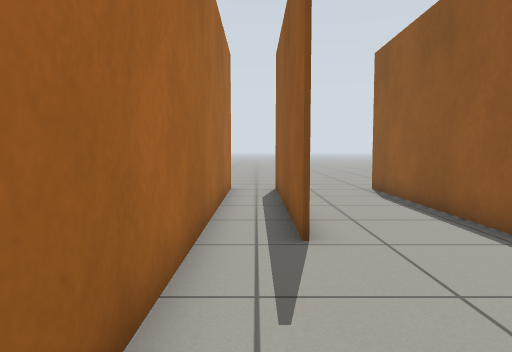
[1] (above)

24 first-person views from a walk through a Gazebo world. The camera is 0.72 m above the floor, tilts 4° down and sees 70° across. The floor is counted in squares, 0.5 m on a side. Each view is taken from the middle of a square. On the plan, view 1 faces up. The plan holds only what a view shows up to about 16 squares ahead; the rest is blank.

[2]
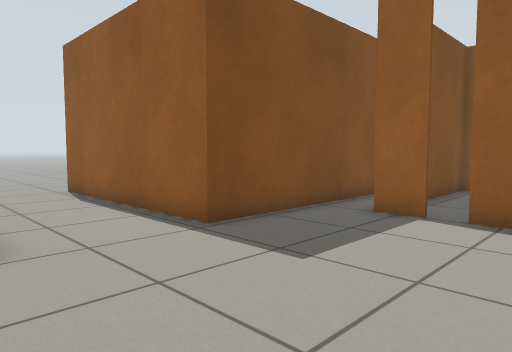

[3]
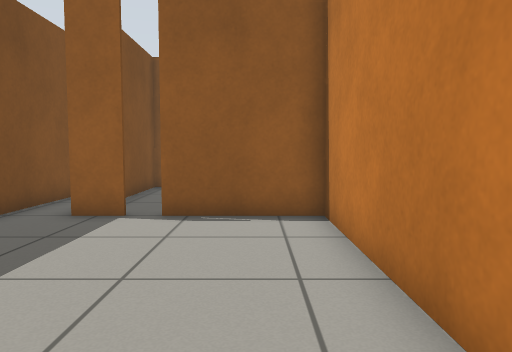

[4]
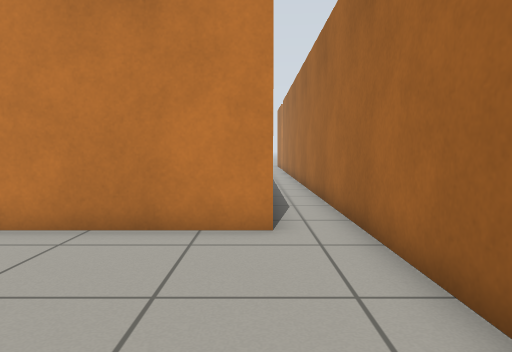

[5]
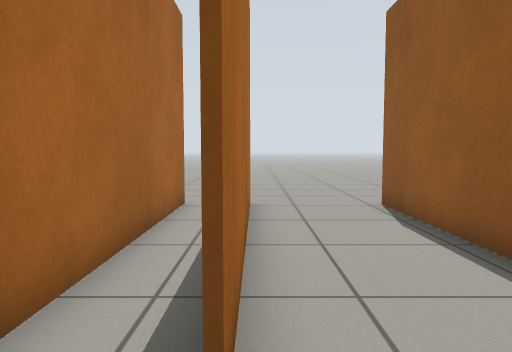

[6]
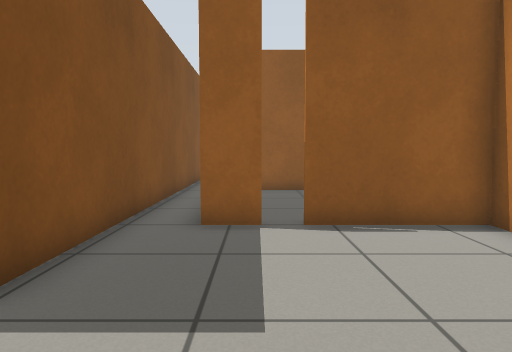

[7]
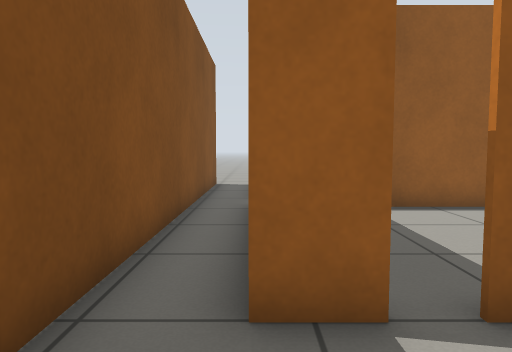

[8]
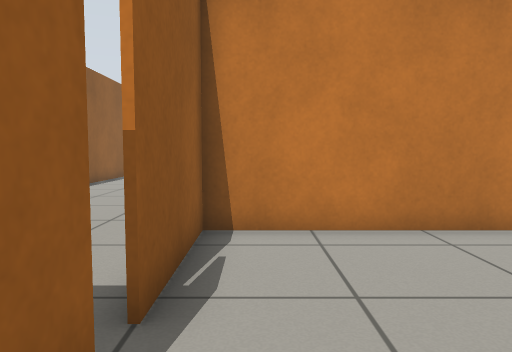

[9]
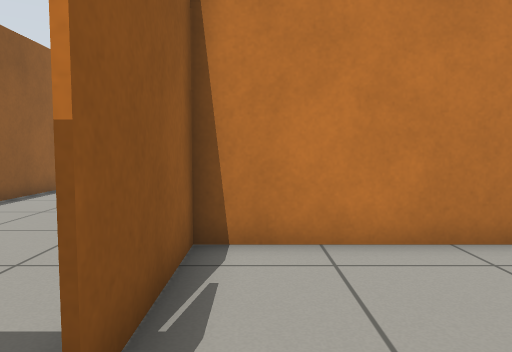

[10]
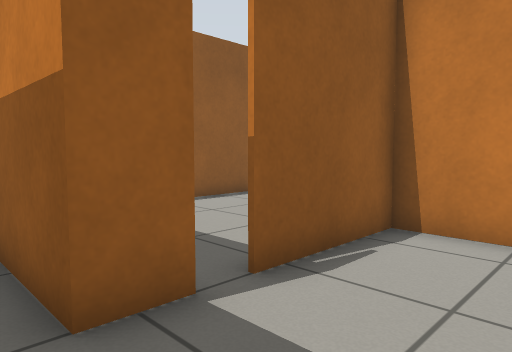

[11]
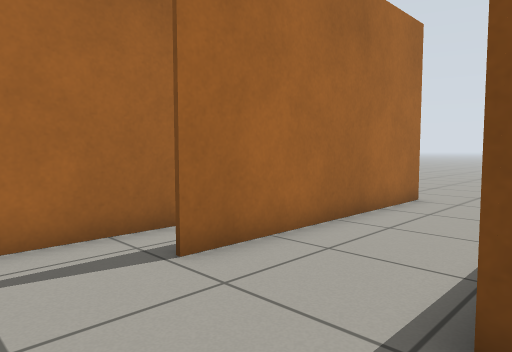

[12]
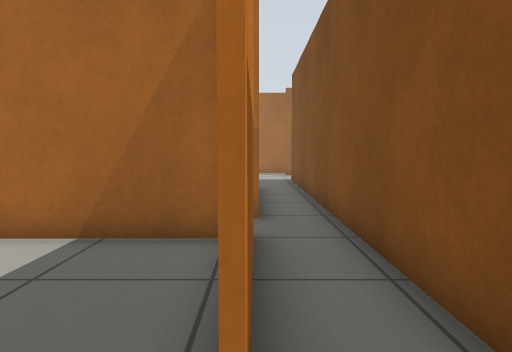

[13]
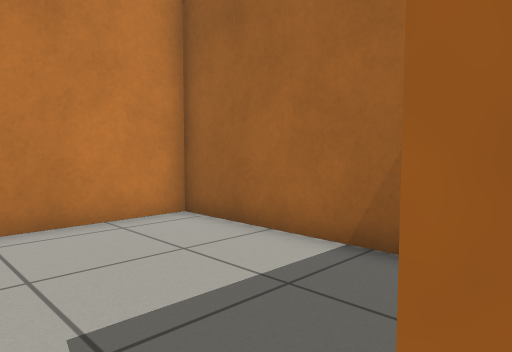

[14]
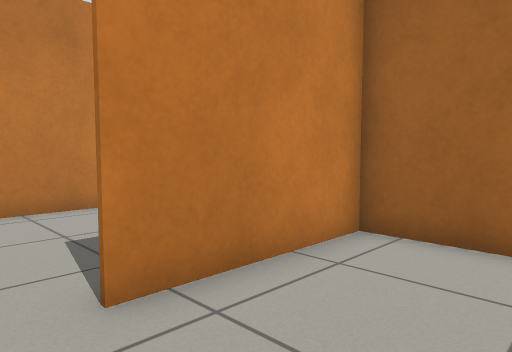

[15]
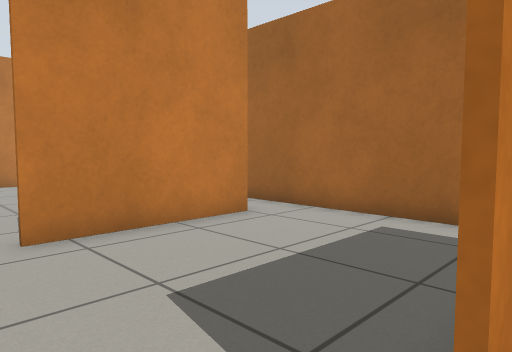

[16]
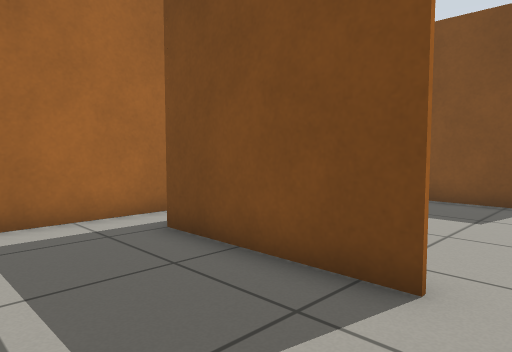

[17]
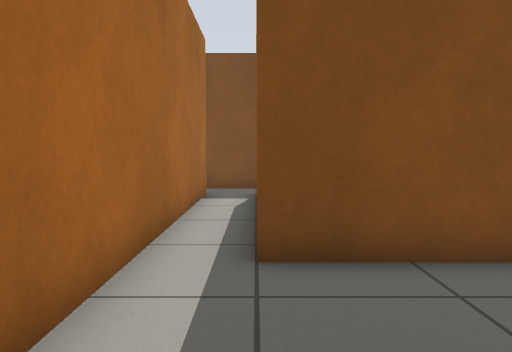

[18]
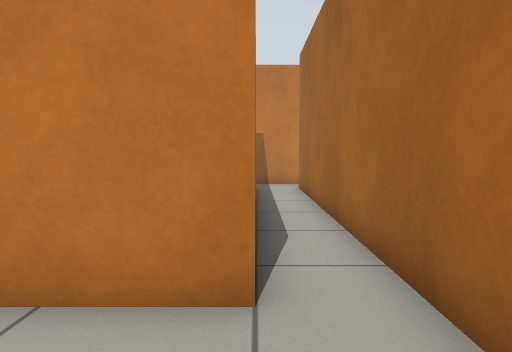

[19]
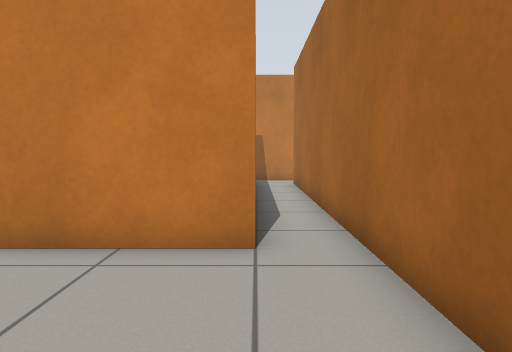

[20]
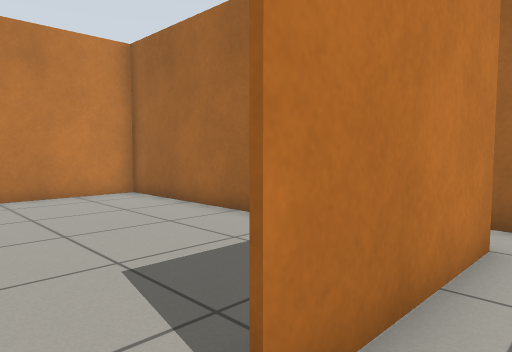

[21]
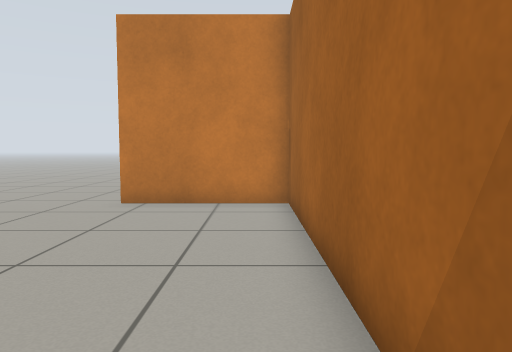

[22]
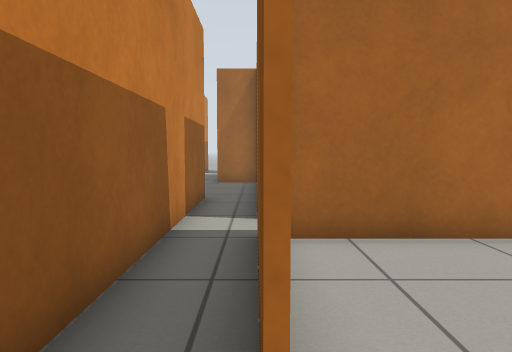

[23]
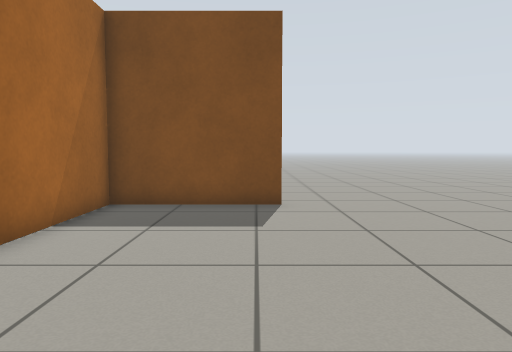

[24]
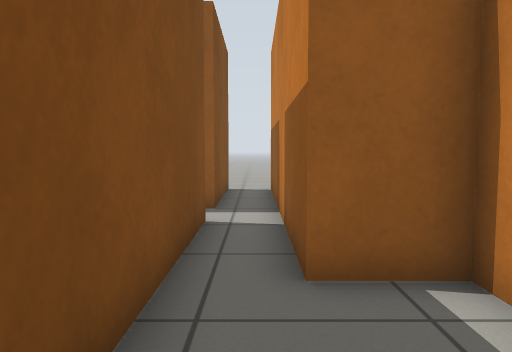

### Floor plan
Points are (right, up) in squares from view 1. A wall is a line through its corners. A room is listed if a view was taken in it or the views show most of it. See-through windows are left out.
Room 1 (views 1, 2, 3, 4, 5, 6, 7, 8, 9, 10, 11, 12, 13)
walls: (0.6, -1.5) (8, -1.5) (8, 2.1); (8, 2.9) (8, 4.1) (10.6, 4.1); (16.7, 4.1) (20.7, 4.1); (0.8, 14) (0.8, 5.6) (0.8, 13.8); (-0.9, 14) (-0.9, -11); (20.7, 5.7) (4.4, 5.7) (4.4, 13.8)
ways out: opening at (21.5, 4) to room 2; opening at (15, 5) to room 3; opening at (-1, 14.5); opening at (4, 14.5); gap at (8, 2.5)
Room 2 (view 14)
walls: (20.1, 3.9) (18.1, 3.9); (16.1, 3.5) (16.1, -3.3) (20.8, -3.3)
ways out: opening at (21.5, 4) to room 1; opening at (21.5, -3) to room 3
Room 3 (views 15, 16, 17, 18, 19, 20)
walls: (20.8, -3.4) (16, -3.4); (16, -9.3) (20.8, -9.3); (14.4, 4.1) (14.4, -8.6)
ways out: opening at (15, 5) to room 1; opening at (21.5, -3) to room 2; opening at (21.5, -9) to room 4; opening at (15, -9) to room 5
Room 4 (views 21, 23)
walls: (20.8, -9.4) (16.1, -9.4) (16.1, -19.9) (20.8, -19.9)
ways out: opening at (21.5, -9) to room 3; opening at (21.5, -20) to room 5
Room 5 (view 22)
walls: (14.6, -21.5) (20.5, -21.5); (20.8, -20) (16, -20); (14.4, -8.6) (14.4, -20)
ways out: opening at (15, -9) to room 3; opening at (21.5, -20) to room 4; opening at (14, -21) to room 6
Room 6 (view 24)
walls: (10.3, -23.4) (10.9, -23.4) (10.9, -21.5) (14.6, -21.5); (14.4, -20) (8.4, -20)
ways out: opening at (14, -21) to room 5

Where each view was taken, in squares from view 1:
view 1: 0 up, 0 right, facing up
view 2: 0 up, 0 right, facing up-right
view 3: 0 up, 0 right, facing right
view 4: 5 up, 1 right, facing down
view 5: 4 up, 1 right, facing up
view 6: 3 up, 1 right, facing right
view 7: 4 up, 5 right, facing right
view 8: 5 up, 7 right, facing down
view 9: 4 up, 7 right, facing down
view 10: 5 up, 5 right, facing down-right
view 11: 3 up, 5 right, facing up-left
view 12: 4 up, 22 right, facing left
view 13: 4 up, 21 right, facing down-left
view 14: 0 up, 22 right, facing down-left
view 15: 3 down, 22 right, facing down-left
view 16: 7 down, 22 right, facing up-left
view 17: 8 down, 16 right, facing up
view 18: 6 down, 16 right, facing down
view 19: 4 down, 16 right, facing down
view 20: 8 down, 22 right, facing down-left
view 21: 10 down, 17 right, facing down
view 22: 20 down, 22 right, facing left
view 23: 19 down, 20 right, facing up
view 24: 21 down, 7 right, facing right
